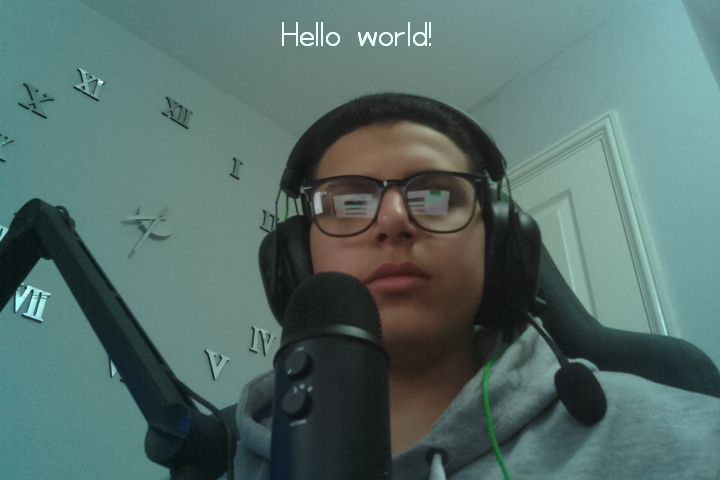
#> input picture Learning/OpenCV/Assets/Me With Text.jpg, 720 x 480 px, found by its file name
$ python 'OpenCV 1.py'
#> lines starting #> are read from the running program, lines starting #| are printed output that depends on the picture
# Imports Library
import cv2

# Loads an Image (-1 = Unchanged , 0 = Greyscale , 1 = Colour/Ignore Alpha Channels)
me_with_text = cv2.imread("Learning/OpenCV/Assets/Me With Text.jpg", 1)
#> me_with_text is the input picture: shape (480, 720, 3); mean B, G, R 105, 109.5, 84.8
# Resizes the Image (Halves Image Size in this Case)
me_with_text = cv2.resize(me_with_text, (0, 0), fx=0.5, fy=0.5)
#> me_with_text: shape (240, 360, 3)
# Rotates the image (By 180 Degrees)
me_with_text = cv2.rotate(me_with_text, cv2.cv2.ROTATE_180)
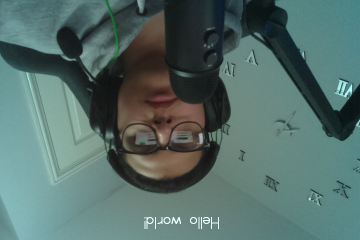
#> me_with_text: shape (240, 360, 3); mean B, G, R 105.1, 109.6, 84.9

# Saves the Image
cv2.imwrite("OpenCV Tutorial/Assets/Edited Image.jpg", me_with_text)

# Shows the Image in a New Window (Needs X11 Forwarding When Using SSH)
cv2.imshow("Image", me_with_text)
cv2.waitKey(0)
cv2.destroyAllWindows()

$ run again, with Learning/OpenCV/Assets/Edited Chessboard.jpg copied over Learning/OpenCV/Assets/Me With Text.jpg
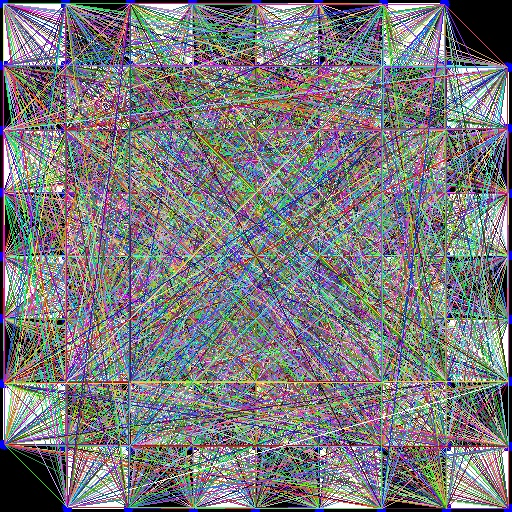
#> input picture Learning/OpenCV/Assets/Edited Chessboard.jpg, 512 x 512 px, found by its file name
#> me_with_text is the input picture: shape (512, 512, 3); mean B, G, R 124.7, 121.1, 121.7
#> `me_with_text = cv2.resize(me_with_text, (0, 0), fx=0.5, fy=0.5)`:
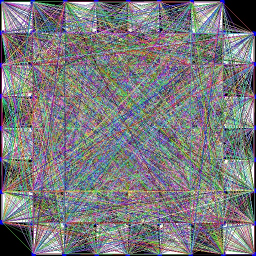
#> me_with_text: shape (256, 256, 3); mean B, G, R 124.8, 121.2, 121.8
#> `me_with_text = cv2.rotate(me_with_text, cv2.cv2.ROTATE_180)`:
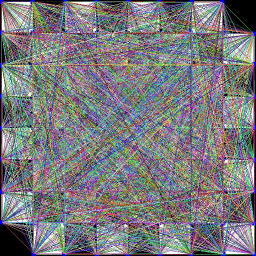
#> me_with_text: shape (256, 256, 3); mean B, G, R 124.8, 121.2, 121.8
